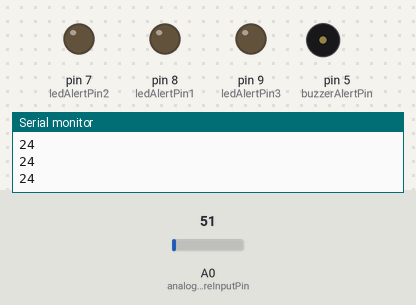
Bench run of a sketch on a simulated Arduino Uno, built with avr-gcc and run on an emulated ATmega328P. Parts: output pins drawn as LEDs (lit = HIGH), buzzer (waves = sounding), the last lines printed to the serial monitor. Dashed ring = blinking. Inputs (shaded band) come from the test bench; at power-on: A0 (analogTemperatureInputPin) = 51.

Above: at 6.2 s.
6.3 s: A0 (analogTemperatureInputPin) set to 63
At 7.5 s:
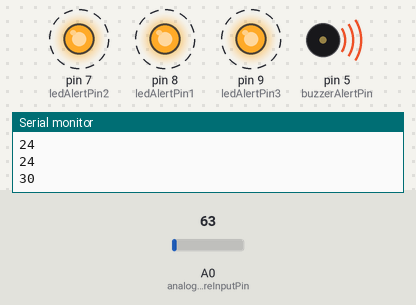
9.4 s: A0 (analogTemperatureInputPin) set to 30
At 10.8 s:
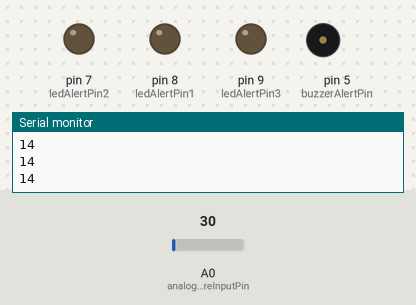
11.1 s: A0 (analogTemperatureInputPin) set to 61
At 11.6 s:
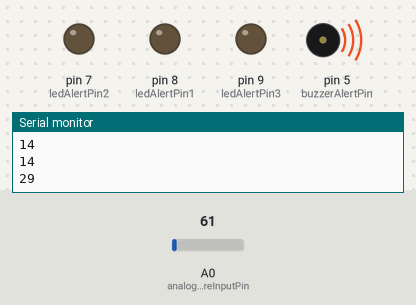
14.2 s: A0 (analogTemperatureInputPin) set to 15
At 15.1 s:
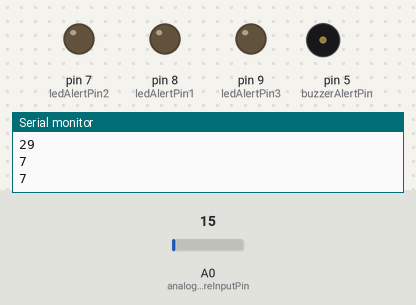
Timing chart, 0 to 16.8 s (numbered marks = the images above; inputs shaded):
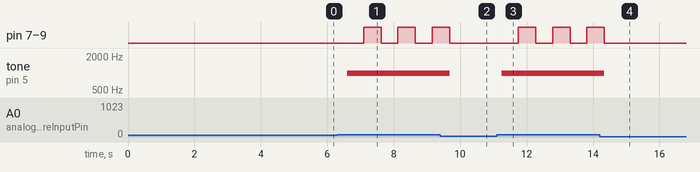

The sketch:

EyeRanger.ino
```cpp
#define analogTemperatureInputPin A0
#include <SoftwareSerial.h>

int temperatureRecorded;
int counterVariable = 1;
int ledAlertPin1 = 8;
int ledAlertPin2 = 7;
int ledAlertPin3 = 9;

int buzzerAlertPin = 5;//Pin that will make the buzzer buzz.

SoftwareSerial bluetooth(0x27 , 2 , 3); //Initialize the bluetooth object as Pin 2 being the TX and pin 3 Being the RX.

char bufferDelay [5];

void setup() {
  // put your setup code here, to run once:
  Serial.begin(9600);
  bluetooth.begin(9600);
  pinMode(ledAlertPin1 , OUTPUT);  //This pin will turn to high and  light up the LEDs When the fire Breaks out.
  //pinMode(ledAlertPin1 , LOW);   //Start with our output Pin being low on the setup function.
  pinMode(ledAlertPin2 , OUTPUT);
  pinMode(ledAlertPin3 , OUTPUT);

  pinMode(buzzerAlertPin , OUTPUT);

//  Serial.println("Recording the values of the temperature.");
//  bluetooth.println("Temperature Values read From the Sensor.");

  delay(5000);
}

void loop() {
  // put your main code here, to run repeatedly:
  temperatureRecorded = analogRead(analogTemperatureInputPin) * 0.48828125; //Convert the value of the temperature that has been recorded.
                                                    //Store it in the variable named temperatureRecorded.
  //Send the data to the raspberry PI.
  sprintf( bufferDelay , "%2f" , temperatureRecorded );//This line of code sends the data to the Raspberry Pi through the serial communication
                                                       //The Raspberry receices the values as floats through the serial. These values can then
                                                       //be sent to the cloud or any other relevant paths.
  //Serial.println();
//  Serial.print("Attempt ");
//  Serial.print(counterVariable);
//  Serial.print(" Temperature =  ");  // Display the rate of transmission of the temperature from the sensor.

  Serial.println(temperatureRecorded);

  bluetooth.print("Temperature Value = ");
  bluetooth.println(temperatureRecorded);

  if ( temperatureRecorded >= 28 ){

    digitalWrite(ledAlertPin1 , HIGH);
    digitalWrite(ledAlertPin2 , HIGH);
    digitalWrite(ledAlertPin3 , HIGH);

    tone(buzzerAlertPin , 1000);  //This is the frequency that the buzzer will operate at. 1KHz

    blinkLEDFunction(ledAlertPin1 , ledAlertPin2 , ledAlertPin3);

  }
  else {
    digitalWrite(ledAlertPin1 , LOW);
    digitalWrite(ledAlertPin2 , LOW);
    digitalWrite(ledAlertPin3 , LOW);

    noTone(buzzerAlertPin);   // No other parameter for the Buzzer frequency.
  }

  ++counterVariable;

  delay(500);     //delay function to make the Communication smooth.
}

void blinkLEDFunction(int firstLedPin , int secondLedPin , int thirdLedPin){

    digitalWrite(firstLedPin , LOW);
    digitalWrite(secondLedPin , LOW);
    digitalWrite(thirdLedPin , LOW);

    delay(500);

    digitalWrite(firstLedPin , HIGH);
    digitalWrite(secondLedPin , HIGH);
    digitalWrite(thirdLedPin, HIGH);
}
```

Measured:
- the behaviour switches between 57 and 58 on A0 (analogTemperatureInputPin) (found by bisection; images 0 and 1)
- after the input at 6.3 s, pin 7 (ledAlertPin2), pin 8 (ledAlertPin1), pin 9 (ledAlertPin3): alternates HIGH for 0.53 s and LOW for 0.50 s, starting after 0.80 s; tone on pin 5 (buzzerAlertPin): silent → 1000 Hz after 0.30 s
- after the input at 9.4 s, pin 7 (ledAlertPin2), pin 8 (ledAlertPin1), pin 9 (ledAlertPin3): goes on until 9.7 s, then stays LOW; tone on pin 5 (buzzerAlertPin): 1000 Hz → silent after 0.28 s
- after the input at 11.1 s, pin 7 (ledAlertPin2), pin 8 (ledAlertPin1), pin 9 (ledAlertPin3): alternates HIGH for 0.53 s and LOW for 0.50 s, starting after 0.66 s; tone on pin 5 (buzzerAlertPin): silent → 1000 Hz after 0.16 s
- after the input at 14.2 s, pin 7 (ledAlertPin2), pin 8 (ledAlertPin1), pin 9 (ledAlertPin3): goes on until 14.3 s, then stays LOW; tone on pin 5 (buzzerAlertPin): 1000 Hz → silent after 0.13 s
